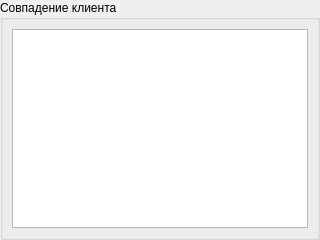
<?xml version="1.0" encoding="UTF-8"?>
<ui version="4.0">
 <class>SClientMatch</class>
 <widget class="QWidget" name="SClientMatch">
  <property name="geometry">
   <rect>
    <x>0</x>
    <y>0</y>
    <width>320</width>
    <height>240</height>
   </rect>
  </property>
  <property name="windowTitle">
   <string>Form</string>
  </property>
  <layout class="QGridLayout" name="gridLayout">
   <property name="leftMargin">
    <number>0</number>
   </property>
   <property name="topMargin">
    <number>0</number>
   </property>
   <property name="rightMargin">
    <number>0</number>
   </property>
   <property name="bottomMargin">
    <number>0</number>
   </property>
   <item row="0" column="0">
    <widget class="QGroupBox" name="groupBoxClientMatch">
     <property name="maximumSize">
      <size>
       <width>16777215</width>
       <height>500</height>
      </size>
     </property>
     <property name="title">
      <string>Совпадение клиента</string>
     </property>
     <property name="flat">
      <bool>false</bool>
     </property>
     <property name="checkable">
      <bool>false</bool>
     </property>
     <layout class="QGridLayout" name="gridLayout_2">
      <item row="0" column="0">
       <widget class="matchingClientsTable" name="tableView">
        <property name="sizePolicy">
         <sizepolicy hsizetype="Expanding" vsizetype="Expanding">
          <horstretch>0</horstretch>
          <verstretch>0</verstretch>
         </sizepolicy>
        </property>
        <property name="focusPolicy">
         <enum>Qt::ClickFocus</enum>
        </property>
        <property name="horizontalScrollBarPolicy">
         <enum>Qt::ScrollBarAlwaysOff</enum>
        </property>
        <property name="editTriggers">
         <set>QAbstractItemView::NoEditTriggers</set>
        </property>
        <property name="tabKeyNavigation">
         <bool>false</bool>
        </property>
        <property name="showDropIndicator" stdset="0">
         <bool>false</bool>
        </property>
        <property name="dragDropOverwriteMode">
         <bool>false</bool>
        </property>
        <property name="alternatingRowColors">
         <bool>true</bool>
        </property>
        <property name="selectionBehavior">
         <enum>QAbstractItemView::SelectRows</enum>
        </property>
        <property name="sortingEnabled">
         <bool>false</bool>
        </property>
        <property name="wordWrap">
         <bool>true</bool>
        </property>
        <property name="cornerButtonEnabled">
         <bool>false</bool>
        </property>
        <attribute name="horizontalHeaderVisible">
         <bool>false</bool>
        </attribute>
        <attribute name="horizontalHeaderCascadingSectionResizes">
         <bool>true</bool>
        </attribute>
        <attribute name="horizontalHeaderHighlightSections">
         <bool>false</bool>
        </attribute>
        <attribute name="horizontalHeaderStretchLastSection">
         <bool>true</bool>
        </attribute>
        <attribute name="verticalHeaderVisible">
         <bool>false</bool>
        </attribute>
        <attribute name="verticalHeaderHighlightSections">
         <bool>false</bool>
        </attribute>
       </widget>
      </item>
     </layout>
    </widget>
   </item>
  </layout>
 </widget>
 <customwidgets>
  <customwidget>
   <class>matchingClientsTable</class>
   <extends>QTableView</extends>
   <header>widgets/sclientmatch.h</header>
  </customwidget>
 </customwidgets>
 <resources/>
 <connections>
  <connection>
   <sender>tableView</sender>
   <signal>doubleClicked(QModelIndex)</signal>
   <receiver>SClientMatch</receiver>
   <slot>clientMatchTableDoubleClicked(QModelIndex)</slot>
   <hints>
    <hint type="sourcelabel">
     <x>289</x>
     <y>152</y>
    </hint>
    <hint type="destinationlabel">
     <x>316</x>
     <y>169</y>
    </hint>
   </hints>
  </connection>
 </connections>
 <slots>
  <slot>findMatchingClient(QString)</slot>
  <slot>hideGroupBoxClient(bool)</slot>
  <slot>clientMatchTableDoubleClicked(QModelIndex)</slot>
 </slots>
</ui>
